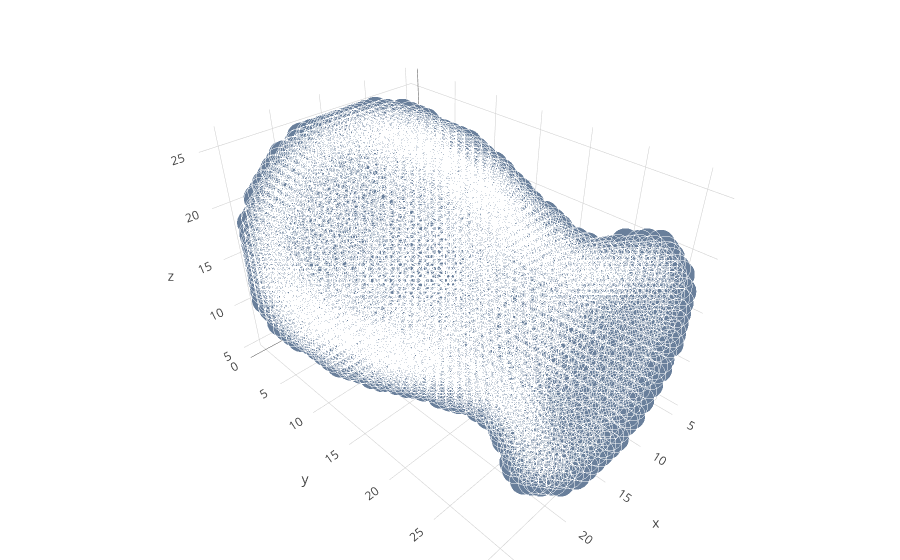

Notebook code for this chart:
### Code cell
i = np.random.choice(voxels.shape[0])
print(labels[i])
plot_vol(voxels[i])

### Figure 1 — Plotly figure (JSON) as saved in the notebook; plotly's stock layout.template omitted (floating-point values rounded to 4 significant figures; data arrays with more than 128 entries replaced by an {"elided": "..."} marker saying what was removed)
{"data": [{"marker": {"color": "rgb(105, 127, 155)", "line": {"color": "rgba(217, 217, 217, 0.14)", "width": 0.5}, "opacity": 1, "size": 10}, "mode": "markers", "type": "scatter3d", "x": {"elided": "4125 int values"}, "y": {"elided": "4125 int values"}, "z": {"elided": "4125 int values"}}], "layout": {"margin": {"b": 0, "l": 0, "r": 0, "t": 0}}}
